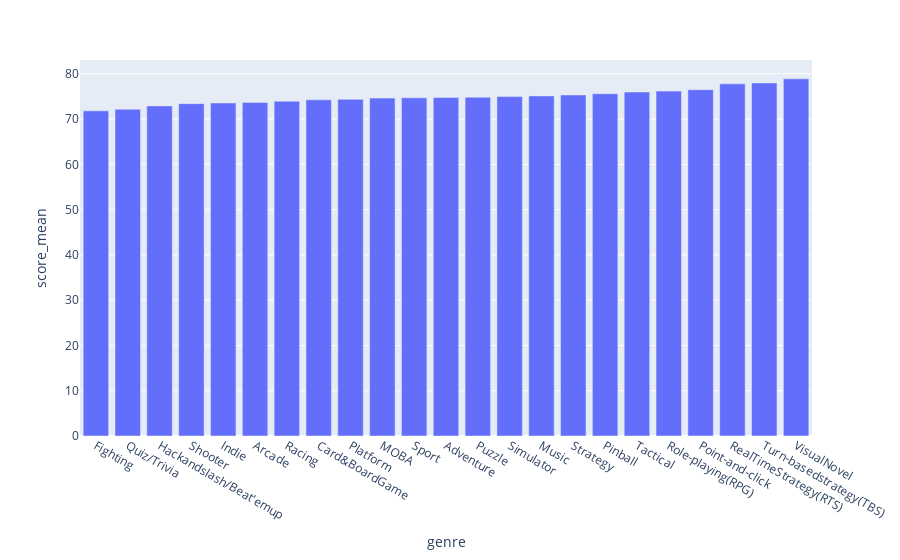

Notebook cell for this chart:
### Code cell
genre_score_dict = dict()
for g in set(genres_dict.keys()):
    genre_score_dict[g] = []

for row_genre, score in zip(df['genres'], df['user_score']):
    for g in row_genre.replace(' ', '').split(','):
        genre_score_dict[g].append(score)

plot_df = pd.DataFrame([{
    'genre': key, 
    'score_mean': np.mean(value), 
    'score_median': np.median(value)
} for key, value in genre_score_dict.items()]).sort_values('score_mean')

px.bar(plot_df, x='genre', y='score_mean')

### Figure 1 — Plotly figure (JSON) as saved in the notebook; plotly's stock layout.template omitted (floating-point values rounded to 4 significant figures)
{"data": [{"alignmentgroup": "True", "hovertemplate": "genre=%{x}<br>score_mean=%{y}<extra></extra>", "legendgroup": "", "marker": {"color": "#636efa", "pattern": {"shape": ""}}, "name": "", "offsetgroup": "", "orientation": "v", "showlegend": false, "textposition": "auto", "type": "bar", "x": ["Fighting", "Quiz/Trivia", "Hackandslash/Beat'emup", "Shooter", "Indie", "Arcade", "Racing", "Card&BoardGame", "Platform", "MOBA", "Sport", "Adventure", "Puzzle", "Simulator", "Music", "Strategy", "Pinball", "Tactical", "Role-playing(RPG)", "Point-and-click", "RealTimeStrategy(RTS)", "Turn-basedstrategy(TBS)", "VisualNovel"], "xaxis": "x", "y": [71.83, 72.18, 72.92, 73.41, 73.56, 73.7, 73.96, 74.27, 74.37, 74.64, 74.7, 74.76, 74.84, 74.97, 75.13, 75.33, 75.6, 75.98, 76.19, 76.5, 77.79, 77.98, 78.9], "yaxis": "y"}], "layout": {"barmode": "relative", "legend": {"tracegroupgap": 0}, "margin": {"t": 60}, "xaxis": {"anchor": "y", "domain": [0, 1], "title": {"text": "genre"}}, "yaxis": {"anchor": "x", "domain": [0, 1], "title": {"text": "score_mean"}}}}
